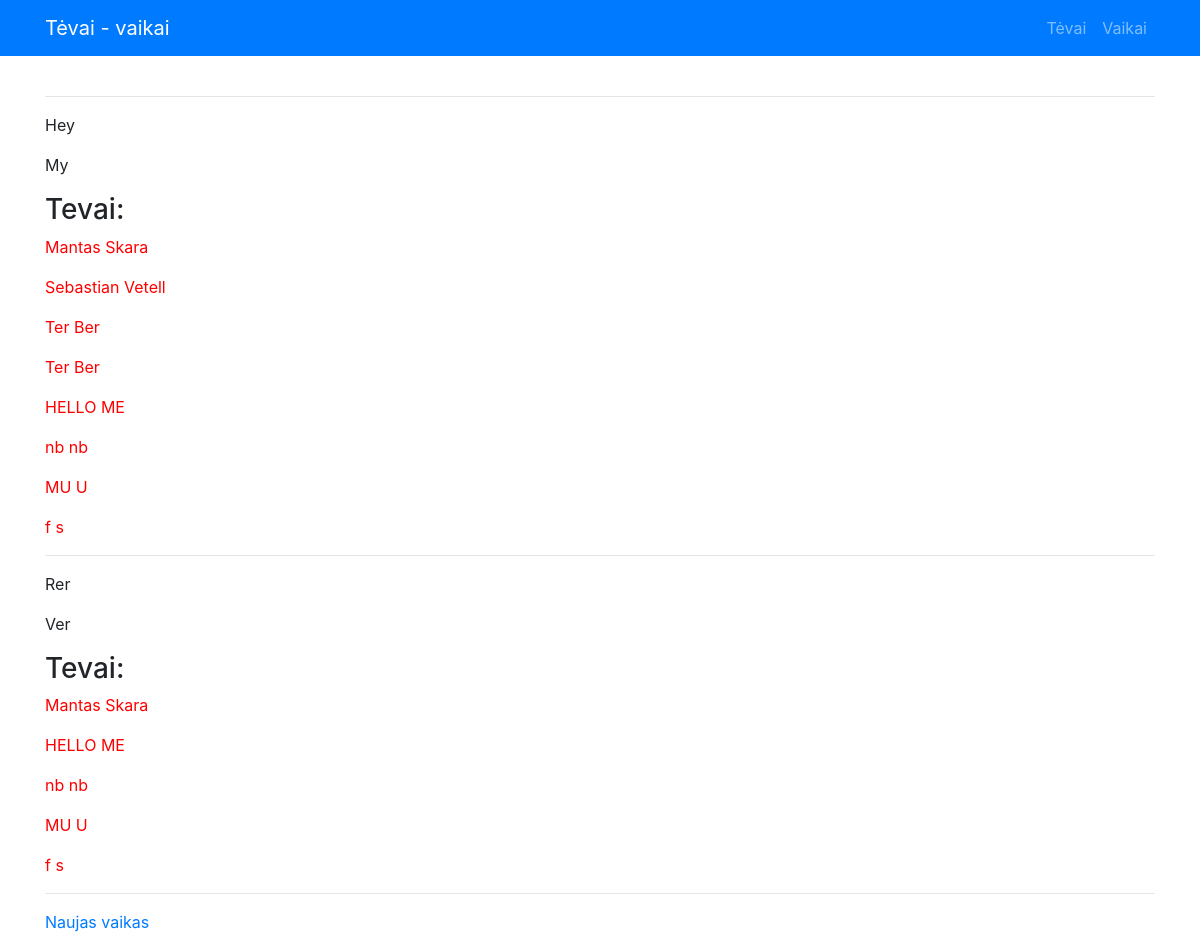
Page /vaikai on the earlier database version.
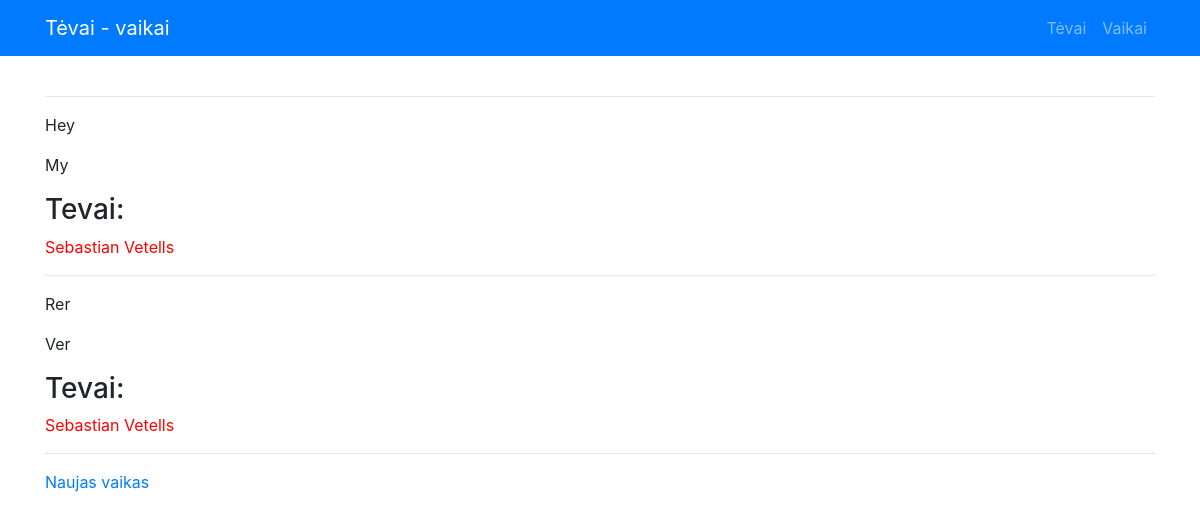
Same page on the later database version.
### app.py (models this page shows)
class Vaikas(db.Model):
    __tablename__ = 'vaikas'
    id = db.Column(db.Integer, primary_key=True)
    vardas = db.Column("Vardas", db.String)
    pavarde = db.Column("Pavardė", db.String)
    tevai = db.relationship("Tevas", secondary=association_table,
                            back_populates="vaikai")

class Tevas(db.Model):
    __tablename__ = 'tevas'
    id = db.Column(db.Integer, primary_key=True)
    vardas = db.Column("Vardas", db.String)
    pavarde = db.Column("Pavardė", db.String)
    vaikai = db.relationship("Vaikas", secondary=association_table,
                             back_populates="tevai")

### app.py (the view)
@app.route("/vaikai")
def children():
    try:
        visi_vaikai = Vaikas.query.all()
    except:
        visi_vaikai = []
    return render_template("vaikai.html", visi_vaikai=visi_vaikai)

### templates/vaikai.html
{% extends "base.html" %} {% block content %} {% if visi_vaikai %} {% for vaikas
in visi_vaikai %}
<hr />
<p>{{vaikas.vardas}}</p>
<p>{{vaikas.pavarde}}</p>
{% if vaikas.tevai %}
<h3>Tevai:</h3>
{% for tevas in vaikas.tevai %}
<p><span style="color:red">{{tevas.vardas}} {{tevas.pavarde}}</span></p>
{% endfor %} {% endif %} {% endfor %} {% endif %}
<hr />
<p><a href="{{ url_for('new_child')}}">Naujas vaikas</a></p>
{% endblock %}

Differences in the rows shown:
removed Tevas: vardas "Mantas", pavarde "Skara"
removed Tevas: vardas "Ter", pavarde "Ber", shown under Vaikas "Hey"
removed Tevas: vardas "Ter", pavarde "Ber", shown under Vaikas "Hey"
removed Tevas: vardas "HELLO", pavarde "ME"
removed Tevas: vardas "nb", pavarde "nb"
removed Tevas: vardas "MU", pavarde "U"
removed Tevas: vardas "f", pavarde "s"
changed Tevas "Sebastian": pavarde "Vetell" → "Vetells"
changed Vaikas "Rer": gains Tevas (vardas "Sebastian", pavarde "Vetells")
